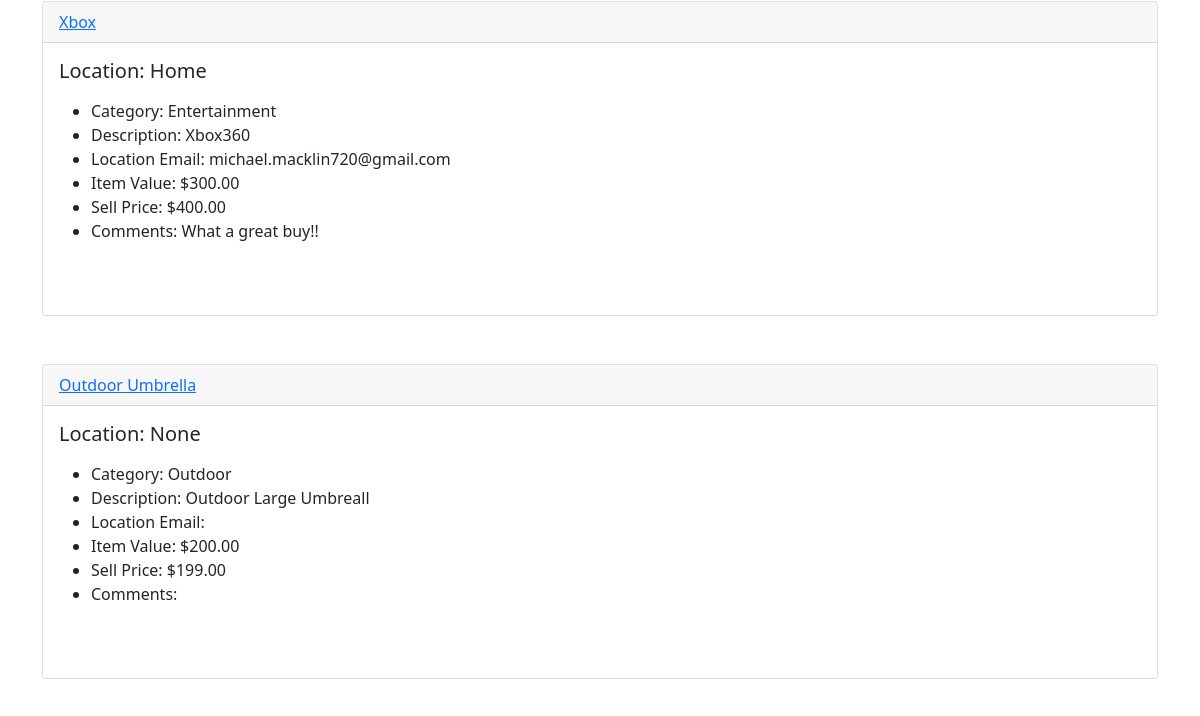
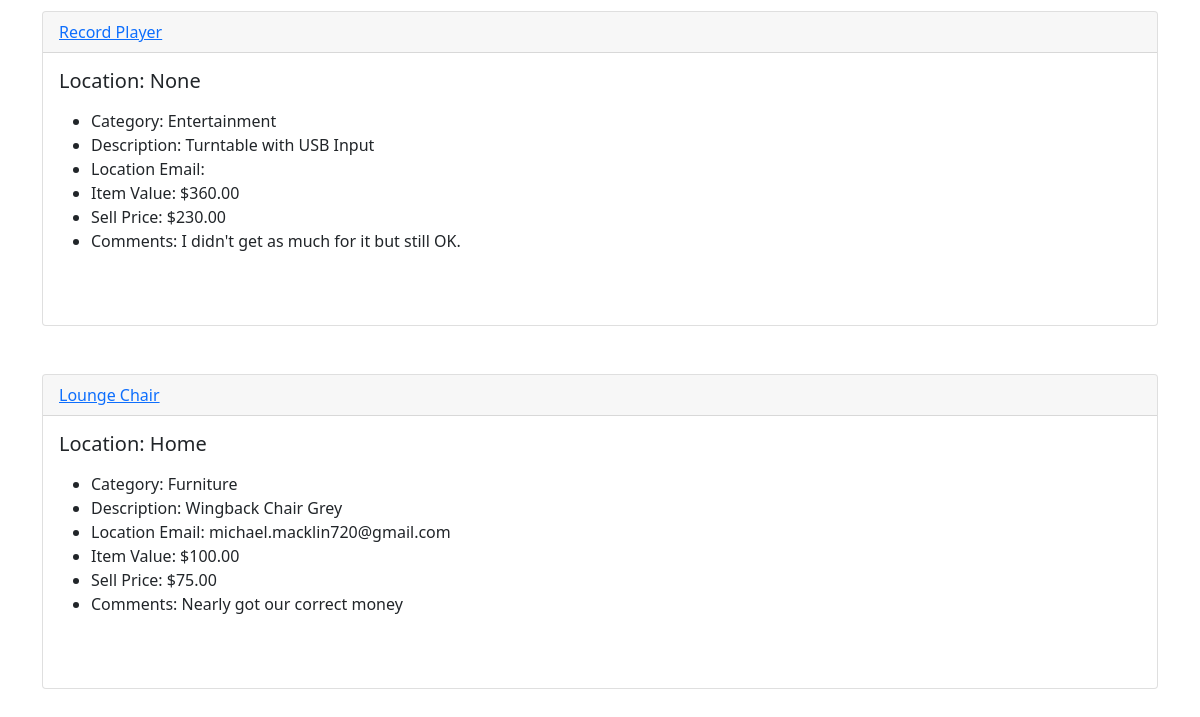
Before: / (lower part) with the older database file (2 pictures, top to bottom).
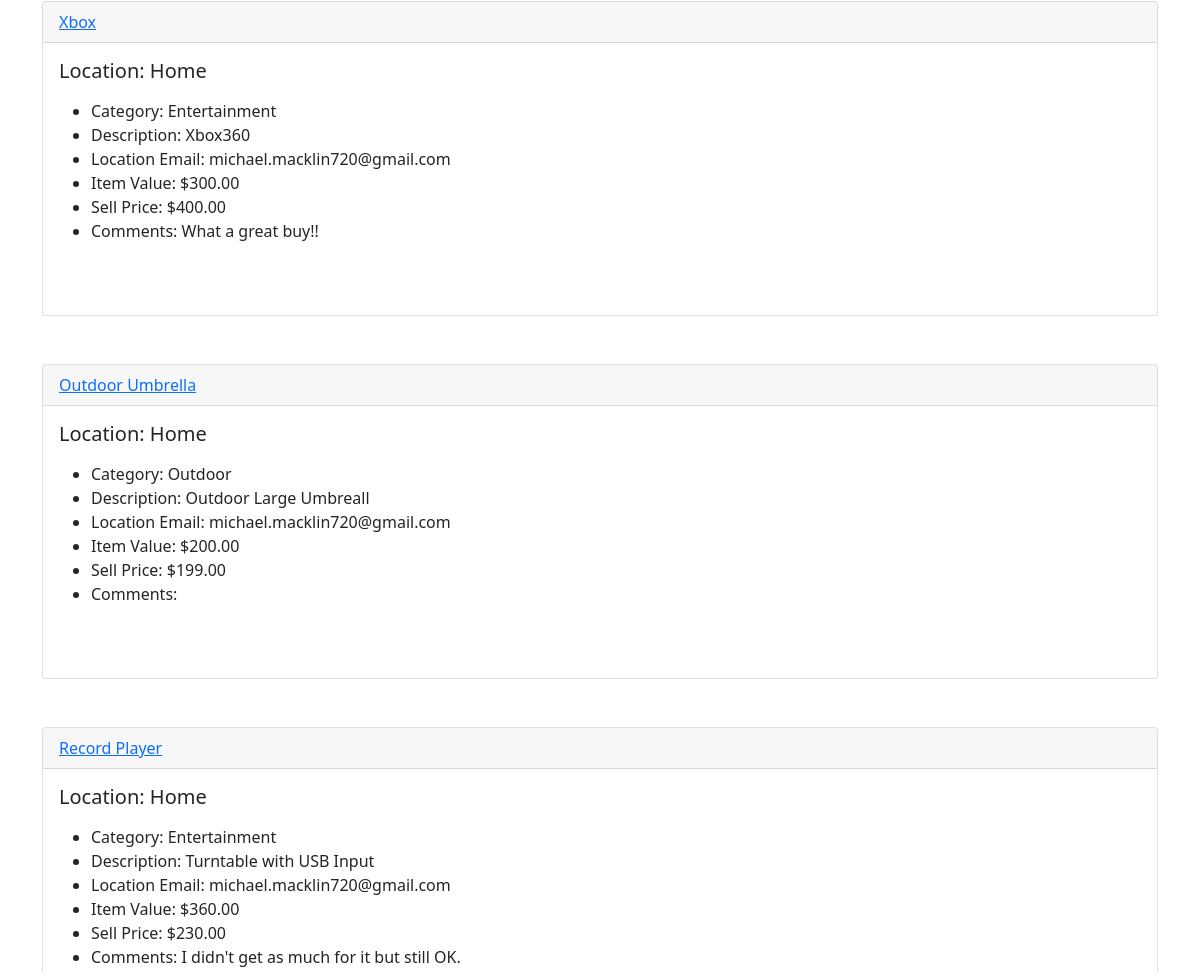
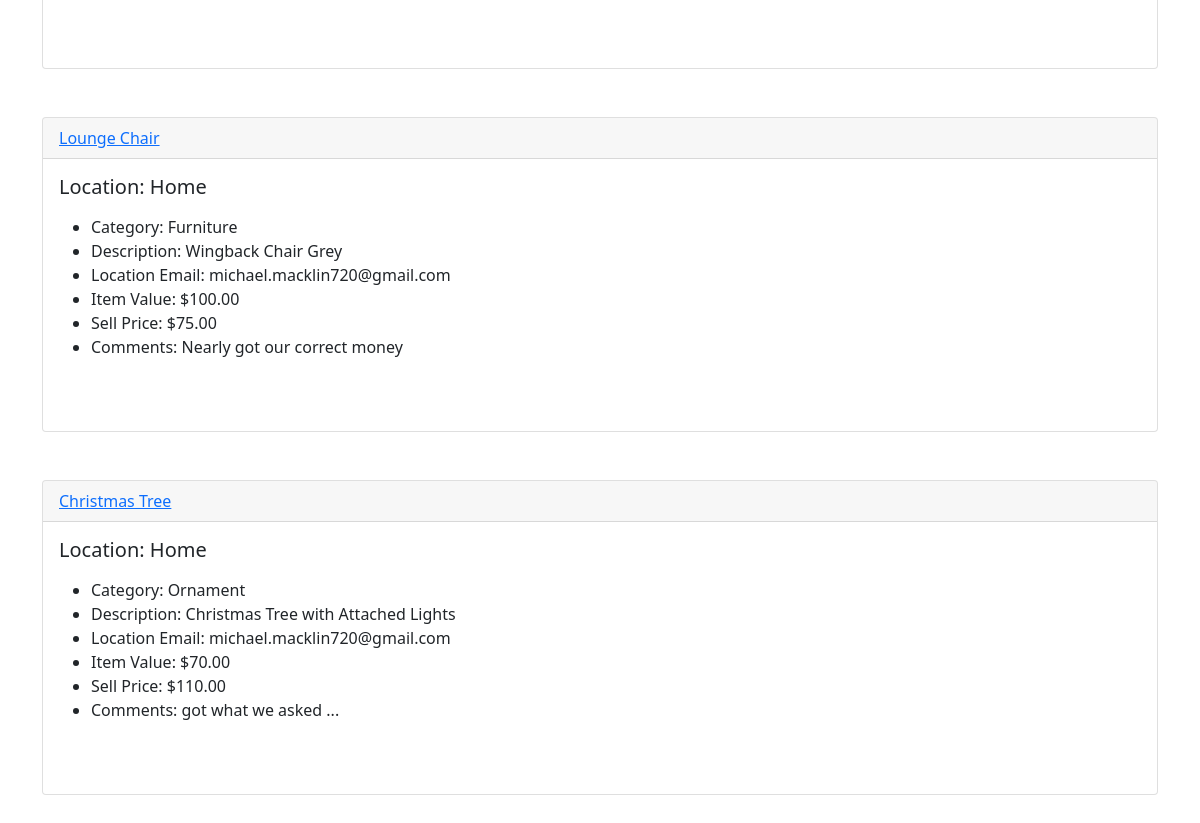
After: the same page with the newer database file (2 pictures, top to bottom).
### items_db/models.py (models this page shows, shortened)
class Item(models.Model):
	item_name = models.CharField('Item Name', max_length=120)
	category = models.CharField(max_length=30)
	description = models.TextField(blank=True)
	source = models.ForeignKey(Source, blank=True, null=True, on_delete=models.CASCADE)
	value = models.DecimalField(max_digits=6, decimal_places=2)
	sell =  models.DecimalField(max_digits=6, decimal_places=2)
	comments =  models.TextField(blank=True)

class Source(models.Model):
	name = models.CharField('Location Name', max_length=120)
	address = models.CharField(max_length=120)
	postcode = models.CharField(max_length=10)
	phone = models.CharField('Contact Phone', max_length=10)
	web = models.URLField('Website Address')
	email = models.EmailField('Email Address')
	def __str__(self):
		return self.name

### items_db/views.py (the view)
# urls.py: path('', views.home, name="home"),
def home(request):
	list_items = Item.objects.all()
	return render(request, 'home.html', {'list_items': list_items})

### items_db/templates/home.html (shortened to what this page needs)
{% extends 'base.html' %}
{% block content %}
<br/><br/>
{% for list in list_items %}
<div class="card">
  <div class="card-header">
    <a href="{% url 'show-list' list.id %}"> {{ list.item_name }} </a>
  </div>
  <div class="card-body">
    <h5 class="card-title">Location:	{{ list.source }} </h5>
    <p class="card-text">
    <ul>
	<li>Category:	{{ list.category }}</li>
	<li>Description:	{{ list.description }}</li>
	<li>Location Email:	{{ list.source.email }}</li>
	<li>Item Value:	${{ list.value }}</li>
	<li>Sell Price:	${{ list.sell }}</li>
	<li>Comments:	{{ list.comments }}
	</li>
	</ul>
	<br/>
    </p>
  </div>
</div>
<br/><br/>
{% endfor %}
{% endblock %}

Changed rows visible on the page:
changed Item "Outdoor Umbrella": source "None" → "Home"; source.email (not shown) → "michael.macklin720@gmail.com"
changed Item "Record Player": source "None" → "Home"; source.email (not shown) → "michael.macklin720@gmail.com"
added Item: item_name "Christmas Tree", source "Home", category "Ornament", description "Christmas Tree with Attached Lights", source.email "michael.macklin720@gmail.com", value "70.00", sell "110.00", comments "got what we asked ..."
